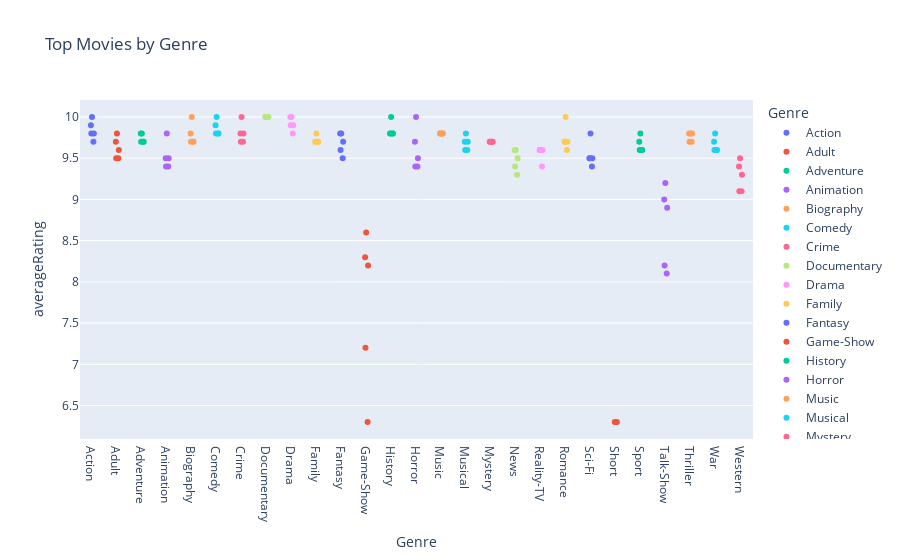

Here is the notebook cell this chart was saved with:
### Code cell
fig = px.strip(
    top_movies_df,
    x='Genre',
    y='averageRating',
    color='Genre',
    hover_data=['primaryTitle'],
    title='Top Movies by Genre'
)
fig.show()

### Figure 1 — Plotly figure (JSON) as saved in the notebook; plotly's stock layout.template omitted (floating-point values rounded to 4 significant figures)
{"data": [{"alignmentgroup": "True", "boxpoints": "all", "customdata": [["Dogma Torpaq"], ["The Legend of Man and Loong"], ["Tatsujin Warriors"], ["Jagga Tax"], ["The Caretaker"]], "fillcolor": "rgba(255,255,255,0)", "hoveron": "points", "hovertemplate": "Genre=%{x}<br>averageRating=%{y}<br>primaryTitle=%{customdata[0]}<extra></extra>", "legendgroup": "Action", "line": {"color": "rgba(255,255,255,0)"}, "marker": {"color": "#636efa"}, "name": "Action", "offsetgroup": "Action", "orientation": "v", "pointpos": 0, "showlegend": true, "type": "box", "x": ["Action", "Action", "Action", "Action", "Action"], "x0": " ", "xaxis": "x", "y": [10.0, 9.9, 9.8, 9.8, 9.7], "y0": " ", "yaxis": "y"}, {"alignmentgroup": "True", "boxpoints": "all", "customdata": [["Squirting MILFs"], ["Cheater Cheater Pussy Eater"], ["Big Ass Bhabhi"], ["XXX-Mas Fun!"], ["Nikki Dial's Secrets of Sexcess"]], "fillcolor": "rgba(255,255,255,0)", "hoveron": "points", "hovertemplate": "Genre=%{x}<br>averageRating=%{y}<br>primaryTitle=%{customdata[0]}<extra></extra>", "legendgroup": "Adult", "line": {"color": "rgba(255,255,255,0)"}, "marker": {"color": "#EF553B"}, "name": "Adult", "offsetgroup": "Adult", "orientation": "v", "pointpos": 0, "showlegend": true, "type": "box", "x": ["Adult", "Adult", "Adult", "Adult", "Adult"], "x0": " ", "xaxis": "x", "y": [9.8, 9.7, 9.6, 9.5, 9.5], "y0": " ", "yaxis": "y"}, {"alignmentgroup": "True", "boxpoints": "all", "customdata": [["Parto"], ["McTaggart's Fortune"], ["The Other End of the Earth"], ["The Fairy Garden"], ["A Filha Do Governador 2"]], "fillcolor": "rgba(255,255,255,0)", "hoveron": "points", "hovertemplate": "Genre=%{x}<br>averageRating=%{y}<br>primaryTitle=%{customdata[0]}<extra></extra>", "legendgroup": "Adventure", "line": {"color": "rgba(255,255,255,0)"}, "marker": {"color": "#00cc96"}, "name": "Adventure", "offsetgroup": "Adventure", "orientation": "v", "pointpos": 0, "showlegend": true, "type": "box", "x": ["Adventure", "Adventure", "Adventure", "Adventure", "Adventure"], "x0": " ", "xaxis": "x", "y": [9.8, 9.8, 9.7, 9.7, 9.7], "y0": " ", "yaxis": "y"}, {"alignmentgroup": "True", "boxpoints": "all", "customdata": [["Wawa: The Sandman's Kingdom"], ["Stayin' Alive"], ["ADAM: Nartauekel"], ["Lemon man Ass-Apocalypse"], ["The Light: A Journey Within"]], "fillcolor": "rgba(255,255,255,0)", "hoveron": "points", "hovertemplate": "Genre=%{x}<br>averageRating=%{y}<br>primaryTitle=%{customdata[0]}<extra></extra>", "legendgroup": "Animation", "line": {"color": "rgba(255,255,255,0)"}, "marker": {"color": "#ab63fa"}, "name": "Animation", "offsetgroup": "Animation", "orientation": "v", "pointpos": 0, "showlegend": true, "type": "box", "x": ["Animation", "Animation", "Animation", "Animation", "Animation"], "x0": " ", "xaxis": "x", "y": [9.8, 9.5, 9.5, 9.4, 9.4], "y0": " ", "yaxis": "y"}, {"alignmentgroup": "True", "boxpoints": "all", "customdata": [["Damas"], ["L'uomo dai quattro nomi"], ["Antes de a Vida Começar"], ["Hu chhu Mr. Shankar"], ["Palace Guardians"]], "fillcolor": "rgba(255,255,255,0)", "hoveron": "points", "hovertemplate": "Genre=%{x}<br>averageRating=%{y}<br>primaryTitle=%{customdata[0]}<extra></extra>", "legendgroup": "Biography", "line": {"color": "rgba(255,255,255,0)"}, "marker": {"color": "#FFA15A"}, "name": "Biography", "offsetgroup": "Biography", "orientation": "v", "pointpos": 0, "showlegend": true, "type": "box", "x": ["Biography", "Biography", "Biography", "Biography", "Biography"], "x0": " ", "xaxis": "x", "y": [10.0, 9.8, 9.7, 9.7, 9.7], "y0": " ", "yaxis": "y"}, {"alignmentgroup": "True", "boxpoints": "all", "customdata": [["Reck and Ima"], ["The Wedding Party"], ["Thanksgiving, Again?!"], ["Em Queda-Livre"], ["Making Kayfabe"]], "fillcolor": "rgba(255,255,255,0)", "hoveron": "points", "hovertemplate": "Genre=%{x}<br>averageRating=%{y}<br>primaryTitle=%{customdata[0]}<extra></extra>", "legendgroup": "Comedy", "line": {"color": "rgba(255,255,255,0)"}, "marker": {"color": "#19d3f3"}, "name": "Comedy", "offsetgroup": "Comedy", "orientation": "v", "pointpos": 0, "showlegend": true, "type": "box", "x": ["Comedy", "Comedy", "Comedy", "Comedy", "Comedy"], "x0": " ", "xaxis": "x", "y": [10.0, 9.9, 9.8, 9.8, 9.8], "y0": " ", "yaxis": "y"}, {"alignmentgroup": "True", "boxpoints": "all", "customdata": [["American Convict"], ["The Destruction Kahar"], ["Asatveera"], ["Living in the Cemetery"], ["Others"]], "fillcolor": "rgba(255,255,255,0)", "hoveron": "points", "hovertemplate": "Genre=%{x}<br>averageRating=%{y}<br>primaryTitle=%{customdata[0]}<extra></extra>", "legendgroup": "Crime", "line": {"color": "rgba(255,255,255,0)"}, "marker": {"color": "#FF6692"}, "name": "Crime", "offsetgroup": "Crime", "orientation": "v", "pointpos": 0, "showlegend": true, "type": "box", "x": ["Crime", "Crime", "Crime", "Crime", "Crime"], "x0": " ", "xaxis": "x", "y": [10.0, 9.8, 9.8, 9.7, 9.7], "y0": " ", "yaxis": "y"}, {"alignmentgroup": "True", "boxpoints": "all", "customdata": [["Damas"], ["The Fake Judge"], ["Forever Young"], ["The Art Whisperer"], ["The Birth of Your Divinity"]], "fillcolor": "rgba(255,255,255,0)", "hoveron": "points", "hovertemplate": "Genre=%{x}<br>averageRating=%{y}<br>primaryTitle=%{customdata[0]}<extra></extra>", "legendgroup": "Documentary", "line": {"color": "rgba(255,255,255,0)"}, "marker": {"color": "#B6E880"}, "name": "Documentary", "offsetgroup": "Documentary", "orientation": "v", "pointpos": 0, "showlegend": true, "type": "box", "x": ["Documentary", "Documentary", "Documentary", "Documentary", "Documentary"], "x0": " ", "xaxis": "x", "y": [10.0, 10.0, 10.0, 10.0, 10.0], "y0": " ", "yaxis": "y"}, {"alignmentgroup": "True", "boxpoints": "all", "customdata": [["Shwaas"], ["Chenai Mur Dhulia"], ["Amal"], ["The Wedding Party"], ["My Father's Daughter"]], "fillcolor": "rgba(255,255,255,0)", "hoveron": "points", "hovertemplate": "Genre=%{x}<br>averageRating=%{y}<br>primaryTitle=%{customdata[0]}<extra></extra>", "legendgroup": "Drama", "line": {"color": "rgba(255,255,255,0)"}, "marker": {"color": "#FF97FF"}, "name": "Drama", "offsetgroup": "Drama", "orientation": "v", "pointpos": 0, "showlegend": true, "type": "box", "x": ["Drama", "Drama", "Drama", "Drama", "Drama"], "x0": " ", "xaxis": "x", "y": [10.0, 10.0, 9.9, 9.9, 9.8], "y0": " ", "yaxis": "y"}, {"alignmentgroup": "True", "boxpoints": "all", "customdata": [["Amche Samsar"], ["Gharamat AlFaqr"], ["Prince Oak Oakleyski Andronovo"], ["Romeo and Benvolio"], ["Deva Laksh Theva"]], "fillcolor": "rgba(255,255,255,0)", "hoveron": "points", "hovertemplate": "Genre=%{x}<br>averageRating=%{y}<br>primaryTitle=%{customdata[0]}<extra></extra>", "legendgroup": "Family", "line": {"color": "rgba(255,255,255,0)"}, "marker": {"color": "#FECB52"}, "name": "Family", "offsetgroup": "Family", "orientation": "v", "pointpos": 0, "showlegend": true, "type": "box", "x": ["Family", "Family", "Family", "Family", "Family"], "x0": " ", "xaxis": "x", "y": [9.8, 9.7, 9.7, 9.7, 9.7], "y0": " ", "yaxis": "y"}, {"alignmentgroup": "True", "boxpoints": "all", "customdata": [["Monster"], ["A Knight in Tinfoil"], ["Mort Theory: The Crimes of Mort"], ["Tara - The Lost Star"], ["Fondacho Misther"]], "fillcolor": "rgba(255,255,255,0)", "hoveron": "points", "hovertemplate": "Genre=%{x}<br>averageRating=%{y}<br>primaryTitle=%{customdata[0]}<extra></extra>", "legendgroup": "Fantasy", "line": {"color": "rgba(255,255,255,0)"}, "marker": {"color": "#636efa"}, "name": "Fantasy", "offsetgroup": "Fantasy", "orientation": "v", "pointpos": 0, "showlegend": true, "type": "box", "x": ["Fantasy", "Fantasy", "Fantasy", "Fantasy", "Fantasy"], "x0": " ", "xaxis": "x", "y": [9.8, 9.8, 9.7, 9.6, 9.5], "y0": " ", "yaxis": "y"}, {"alignmentgroup": "True", "boxpoints": "all", "customdata": [["Vegas Vikings"], ["Worlds Apart"], ["Disaster Date Roulette (I Married a Monster on a Hill)"], ["The Netflix Slam"], ["Les Maîtres des Jeux télé"]], "fillcolor": "rgba(255,255,255,0)", "hoveron": "points", "hovertemplate": "Genre=%{x}<br>averageRating=%{y}<br>primaryTitle=%{customdata[0]}<extra></extra>", "legendgroup": "Game-Show", "line": {"color": "rgba(255,255,255,0)"}, "marker": {"color": "#EF553B"}, "name": "Game-Show", "offsetgroup": "Game-Show", "orientation": "v", "pointpos": 0, "showlegend": true, "type": "box", "x": ["Game-Show", "Game-Show", "Game-Show", "Game-Show", "Game-Show"], "x0": " ", "xaxis": "x", "y": [8.6, 8.3, 8.2, 7.2, 6.3], "y0": " ", "yaxis": "y"}, {"alignmentgroup": "True", "boxpoints": "all", "customdata": [["Damas"], ["La carica di Isbuscenskij"], ["Dalla Regia Marina alla Decima Mas"], ["L'uomo dai quattro nomi"], ["L'ultimo sparviero"]], "fillcolor": "rgba(255,255,255,0)", "hoveron": "points", "hovertemplate": "Genre=%{x}<br>averageRating=%{y}<br>primaryTitle=%{customdata[0]}<extra></extra>", "legendgroup": "History", "line": {"color": "rgba(255,255,255,0)"}, "marker": {"color": "#00cc96"}, "name": "History", "offsetgroup": "History", "orientation": "v", "pointpos": 0, "showlegend": true, "type": "box", "x": ["History", "History", "History", "History", "History"], "x0": " ", "xaxis": "x", "y": [10.0, 9.8, 9.8, 9.8, 9.8], "y0": " ", "yaxis": "y"}, {"alignmentgroup": "True", "boxpoints": "all", "customdata": [["I believe in Bigfoot: Mating Season"], ["The Dark"], ["#Models Wanted"], ["Hell Squad 2: Fresh Meat"], ["Colour Palette"]], "fillcolor": "rgba(255,255,255,0)", "hoveron": "points", "hovertemplate": "Genre=%{x}<br>averageRating=%{y}<br>primaryTitle=%{customdata[0]}<extra></extra>", "legendgroup": "Horror", "line": {"color": "rgba(255,255,255,0)"}, "marker": {"color": "#ab63fa"}, "name": "Horror", "offsetgroup": "Horror", "orientation": "v", "pointpos": 0, "showlegend": true, "type": "box", "x": ["Horror", "Horror", "Horror", "Horror", "Horror"], "x0": " ", "xaxis": "x", "y": [10.0, 9.7, 9.5, 9.4, 9.4], "y0": " ", "yaxis": "y"}, {"alignmentgroup": "True", "boxpoints": "all", "customdata": [["The 5 Seconds of Summer Show"], ["Stabbed in the Face: The Rise and Fall of the World's Most Violent Band"], ["Ending is the Beginning: The Mitch Lucker Memorial Show"], ["Patchwork Family"], ["Babymetal: Legend - Metal Galaxy"]], "fillcolor": "rgba(255,255,255,0)", "hoveron": "points", "hovertemplate": "Genre=%{x}<br>averageRating=%{y}<br>primaryTitle=%{customdata[0]}<extra></extra>", "legendgroup": "Music", "line": {"color": "rgba(255,255,255,0)"}, "marker": {"color": "#FFA15A"}, "name": "Music", "offsetgroup": "Music", "orientation": "v", "pointpos": 0, "showlegend": true, "type": "box", "x": ["Music", "Music", "Music", "Music", "Music"], "x0": " ", "xaxis": "x", "y": [9.8, 9.8, 9.8, 9.8, 9.8], "y0": " ", "yaxis": "y"}, {"alignmentgroup": "True", "boxpoints": "all", "customdata": [["Rock Musical Bleach"], ["Just One Life"], ["Kalrav (Sound of running water)"], ["BTS Japan Official Fanmeeting Vol.5: Magic Shop"], ["The Planters Plantation"]], "fillcolor": "rgba(255,255,255,0)", "hoveron": "points", "hovertemplate": "Genre=%{x}<br>averageRating=%{y}<br>primaryTitle=%{customdata[0]}<extra></extra>", "legendgroup": "Musical", "line": {"color": "rgba(255,255,255,0)"}, "marker": {"color": "#19d3f3"}, "name": "Musical", "offsetgroup": "Musical", "orientation": "v", "pointpos": 0, "showlegend": true, "type": "box", "x": ["Musical", "Musical", "Musical", "Musical", "Musical"], "x0": " ", "xaxis": "x", "y": [9.8, 9.7, 9.7, 9.6, 9.6], "y0": " ", "yaxis": "y"}, {"alignmentgroup": "True", "boxpoints": "all", "customdata": [["Tears of Blood"], ["American Dirge"], ["The Dark"], ["In the Name of Science: Deception"], ["Secropolis"]], "fillcolor": "rgba(255,255,255,0)", "hoveron": "points", "hovertemplate": "Genre=%{x}<br>averageRating=%{y}<br>primaryTitle=%{customdata[0]}<extra></extra>", "legendgroup": "Mystery", "line": {"color": "rgba(255,255,255,0)"}, "marker": {"color": "#FF6692"}, "name": "Mystery", "offsetgroup": "Mystery", "orientation": "v", "pointpos": 0, "showlegend": true, "type": "box", "x": ["Mystery", "Mystery", "Mystery", "Mystery", "Mystery"], "x0": " ", "xaxis": "x", "y": [9.7, 9.7, 9.7, 9.7, 9.7], "y0": " ", "yaxis": "y"}, {"alignmentgroup": "True", "boxpoints": "all", "customdata": [["Prince Oak Oakleyski Most Handsome in the World Handsomest"], ["Prince Oak Oakleyski and News Interviewers"], ["Warology: Operations Other Than War"], ["Minnesota v. We the People"], ["A Doctor of My Own: The First Medical Students of Namibia"]], "fillcolor": "rgba(255,255,255,0)", "hoveron": "points", "hovertemplate": "Genre=%{x}<br>averageRating=%{y}<br>primaryTitle=%{customdata[0]}<extra></extra>", "legendgroup": "News", "line": {"color": "rgba(255,255,255,0)"}, "marker": {"color": "#B6E880"}, "name": "News", "offsetgroup": "News", "orientation": "v", "pointpos": 0, "showlegend": true, "type": "box", "x": ["News", "News", "News", "News", "News"], "x0": " ", "xaxis": "x", "y": [9.6, 9.6, 9.5, 9.4, 9.3], "y0": " ", "yaxis": "y"}, {"alignmentgroup": "True", "boxpoints": "all", "customdata": [["Family Trees"], ["Prince Oak Oakley Ski"], ["Prince Oak Oakleyski and News Interviewers"], ["Rutas del más allá: El documental"], ["Romance of the Stars"]], "fillcolor": "rgba(255,255,255,0)", "hoveron": "points", "hovertemplate": "Genre=%{x}<br>averageRating=%{y}<br>primaryTitle=%{customdata[0]}<extra></extra>", "legendgroup": "Reality-TV", "line": {"color": "rgba(255,255,255,0)"}, "marker": {"color": "#FF97FF"}, "name": "Reality-TV", "offsetgroup": "Reality-TV", "orientation": "v", "pointpos": 0, "showlegend": true, "type": "box", "x": ["Reality-TV", "Reality-TV", "Reality-TV", "Reality-TV", "Reality-TV"], "x0": " ", "xaxis": "x", "y": [9.6, 9.6, 9.6, 9.6, 9.4], "y0": " ", "yaxis": "y"}, {"alignmentgroup": "True", "boxpoints": "all", "customdata": [["Chenai Mur Dhulia"], ["Schastliv, kogda ty net"], ["Tahanan (Home)"], ["A Tribe Called Love"], ["Le Chalhu Apan Duari"]], "fillcolor": "rgba(255,255,255,0)", "hoveron": "points", "hovertemplate": "Genre=%{x}<br>averageRating=%{y}<br>primaryTitle=%{customdata[0]}<extra></extra>", "legendgroup": "Romance", "line": {"color": "rgba(255,255,255,0)"}, "marker": {"color": "#FECB52"}, "name": "Romance", "offsetgroup": "Romance", "orientation": "v", "pointpos": 0, "showlegend": true, "type": "box", "x": ["Romance", "Romance", "Romance", "Romance", "Romance"], "x0": " ", "xaxis": "x", "y": [10.0, 9.7, 9.7, 9.7, 9.6], "y0": " ", "yaxis": "y"}, {"alignmentgroup": "True", "boxpoints": "all", "customdata": [["Merge"], ["Gear-Up Click to Login"], ["Spice Bois: Da Movie"], ["PostHuman"], ["Red Flower"]], "fillcolor": "rgba(255,255,255,0)", "hoveron": "points", "hovertemplate": "Genre=%{x}<br>averageRating=%{y}<br>primaryTitle=%{customdata[0]}<extra></extra>", "legendgroup": "Sci-Fi", "line": {"color": "rgba(255,255,255,0)"}, "marker": {"color": "#636efa"}, "name": "Sci-Fi", "offsetgroup": "Sci-Fi", "orientation": "v", "pointpos": 0, "showlegend": true, "type": "box", "x": ["Sci-Fi", "Sci-Fi", "Sci-Fi", "Sci-Fi", "Sci-Fi"], "x0": " ", "xaxis": "x", "y": [9.8, 9.5, 9.5, 9.5, 9.4], "y0": " ", "yaxis": "y"}, {"alignmentgroup": "True", "boxpoints": "all", "customdata": [["Eva Constance - Selfish"], ["Forget Me"]], "fillcolor": "rgba(255,255,255,0)", "hoveron": "points", "hovertemplate": "Genre=%{x}<br>averageRating=%{y}<br>primaryTitle=%{customdata[0]}<extra></extra>", "legendgroup": "Short", "line": {"color": "rgba(255,255,255,0)"}, "marker": {"color": "#EF553B"}, "name": "Short", "offsetgroup": "Short", "orientation": "v", "pointpos": 0, "showlegend": true, "type": "box", "x": ["Short", "Short"], "x0": " ", "xaxis": "x", "y": [6.3, 6.3], "y0": " ", "yaxis": "y"}, {"alignmentgroup": "True", "boxpoints": "all", "customdata": [["No Packers, No Life"], ["Journeyman"], ["Magnum 87"], ["Ice Fishing Hardcore: On the Road"], ["Our Club"]], "fillcolor": "rgba(255,255,255,0)", "hoveron": "points", "hovertemplate": "Genre=%{x}<br>averageRating=%{y}<br>primaryTitle=%{customdata[0]}<extra></extra>", "legendgroup": "Sport", "line": {"color": "rgba(255,255,255,0)"}, "marker": {"color": "#00cc96"}, "name": "Sport", "offsetgroup": "Sport", "orientation": "v", "pointpos": 0, "showlegend": true, "type": "box", "x": ["Sport", "Sport", "Sport", "Sport", "Sport"], "x0": " ", "xaxis": "x", "y": [9.8, 9.7, 9.6, 9.6, 9.6], "y0": " ", "yaxis": "y"}, {"alignmentgroup": "True", "boxpoints": "all", "customdata": [["Charlas con valor"], ["Men of Culture"], ["The Martin Talk Show"], ["Wise Words in a Time of Change: That Will Improve Your Life"], ["Paul Molinar: Supercut"]], "fillcolor": "rgba(255,255,255,0)", "hoveron": "points", "hovertemplate": "Genre=%{x}<br>averageRating=%{y}<br>primaryTitle=%{customdata[0]}<extra></extra>", "legendgroup": "Talk-Show", "line": {"color": "rgba(255,255,255,0)"}, "marker": {"color": "#ab63fa"}, "name": "Talk-Show", "offsetgroup": "Talk-Show", "orientation": "v", "pointpos": 0, "showlegend": true, "type": "box", "x": ["Talk-Show", "Talk-Show", "Talk-Show", "Talk-Show", "Talk-Show"], "x0": " ", "xaxis": "x", "y": [9.2, 9.0, 8.9, 8.2, 8.1], "y0": " ", "yaxis": "y"}, {"alignmentgroup": "True", "boxpoints": "all", "customdata": [["Protean"], ["The Trees of the East"], ["Envious and Jealousy"], ["Others"], ["The Dark"]], "fillcolor": "rgba(255,255,255,0)", "hoveron": "points", "hovertemplate": "Genre=%{x}<br>averageRating=%{y}<br>primaryTitle=%{customdata[0]}<extra></extra>", "legendgroup": "Thriller", "line": {"color": "rgba(255,255,255,0)"}, "marker": {"color": "#FFA15A"}, "name": "Thriller", "offsetgroup": "Thriller", "orientation": "v", "pointpos": 0, "showlegend": true, "type": "box", "x": ["Thriller", "Thriller", "Thriller", "Thriller", "Thriller"], "x0": " ", "xaxis": "x", "y": [9.8, 9.8, 9.8, 9.7, 9.7], "y0": " ", "yaxis": "y"}, {"alignmentgroup": "True", "boxpoints": "all", "customdata": [["Witness Bahrain"], ["Dealin"], ["Battleship Texas: The Lone Star Ship"], ["Madina's Dream"], ["Sundown to Eleven"]], "fillcolor": "rgba(255,255,255,0)", "hoveron": "points", "hovertemplate": "Genre=%{x}<br>averageRating=%{y}<br>primaryTitle=%{customdata[0]}<extra></extra>", "legendgroup": "War", "line": {"color": "rgba(255,255,255,0)"}, "marker": {"color": "#19d3f3"}, "name": "War", "offsetgroup": "War", "orientation": "v", "pointpos": 0, "showlegend": true, "type": "box", "x": ["War", "War", "War", "War", "War"], "x0": " ", "xaxis": "x", "y": [9.8, 9.7, 9.6, 9.6, 9.6], "y0": " ", "yaxis": "y"}, {"alignmentgroup": "True", "boxpoints": "all", "customdata": [["Velvet Hammer"], ["A Gunfighter's Deal"], ["The Dog Bite Murders"], ["Los Dos Compadres"], ["Bo Nan Za"]], "fillcolor": "rgba(255,255,255,0)", "hoveron": "points", "hovertemplate": "Genre=%{x}<br>averageRating=%{y}<br>primaryTitle=%{customdata[0]}<extra></extra>", "legendgroup": "Western", "line": {"color": "rgba(255,255,255,0)"}, "marker": {"color": "#FF6692"}, "name": "Western", "offsetgroup": "Western", "orientation": "v", "pointpos": 0, "showlegend": true, "type": "box", "x": ["Western", "Western", "Western", "Western", "Western"], "x0": " ", "xaxis": "x", "y": [9.5, 9.4, 9.3, 9.1, 9.1], "y0": " ", "yaxis": "y"}], "layout": {"boxmode": "overlay", "legend": {"title": {"text": "Genre"}, "tracegroupgap": 0}, "title": {"text": "Top Movies by Genre"}, "xaxis": {"anchor": "y", "categoryarray": ["Action", "Adult", "Adventure", "Animation", "Biography", "Comedy", "Crime", "Documentary", "Drama", "Family", "Fantasy", "Game-Show", "History", "Horror", "Music", "Musical", "Mystery", "News", "Reality-TV", "Romance", "Sci-Fi", "Short", "Sport", "Talk-Show", "Thriller", "War", "Western"], "categoryorder": "array", "domain": [0, 1], "title": {"text": "Genre"}}, "yaxis": {"anchor": "x", "domain": [0, 1], "title": {"text": "averageRating"}}}}
